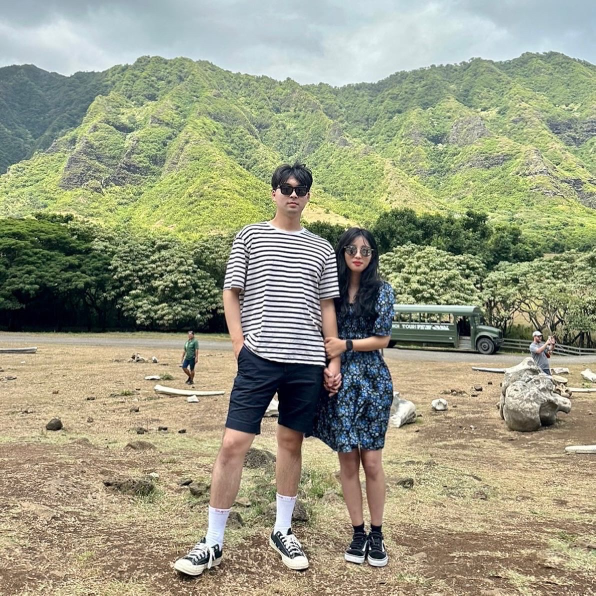
#> input picture Photos/jenna.jpg, 1191 x 1191 px (shown at 1/2 size)
$ python face_detection.py
#> lines starting #> are read from the running program, lines starting #| are printed output that depends on the picture; after the words box and inside, x2 and y2 are one past the last pixel; in counts of white or black regions, pixels touching at a corner belong together
import cv2 as cv

img = cv.imread('Photos/jenna.jpg')
#> img is the input picture: shape (1191, 1191, 3); mean B, G, R 130.9, 155, 154.2
#cv.imshow('jen', img)

img = img[:, 450: 850]
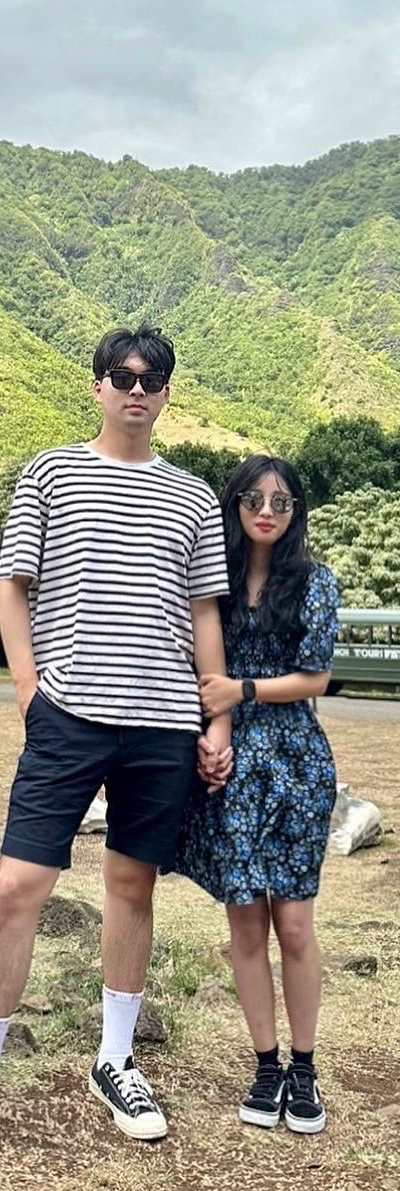
#> img: shape (1191, 400, 3); mean B, G, R 133.5, 150.1, 149

gray = cv.cvtColor(img, cv.COLOR_BGR2GRAY)
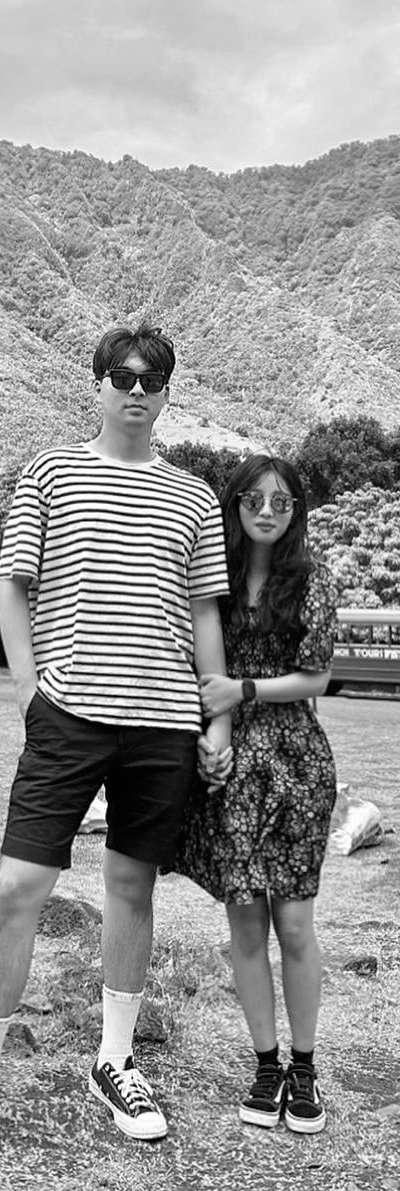
#> gray: shape (1191, 400); min 0, max 255, mean 147.9
cv.imshow('gray', gray)


haar_cascade = cv.CascadeClassifier('haar_face.xml')

faces_rect = haar_cascade.detectMultiScale(gray, scaleFactor=1.1, minNeighbors=3)
#> faces_rect = [[230, 473, 71, 71], [98, 351, 80, 80]]

print(f'Number of faces found = {len(faces_rect)}')
#| Number of faces found = 2

for(x,y,w,h) in faces_rect:
    cv.rectangle(img, (x,y), (x+w,y+h), (0,255,0), thickness=2)
#> this loop made 2 passes
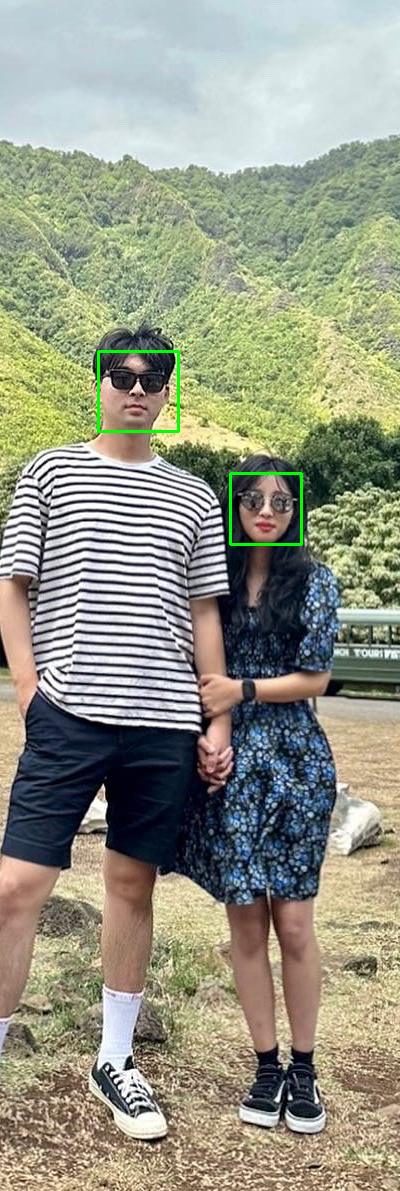
#> img: shape (1191, 400, 3); 0.38% of pixels changed, all inside (x1, y1, x2, y2) = (97, 350, 303, 546)

cv.imshow('dectected face', img)

cv.waitKey(0)
